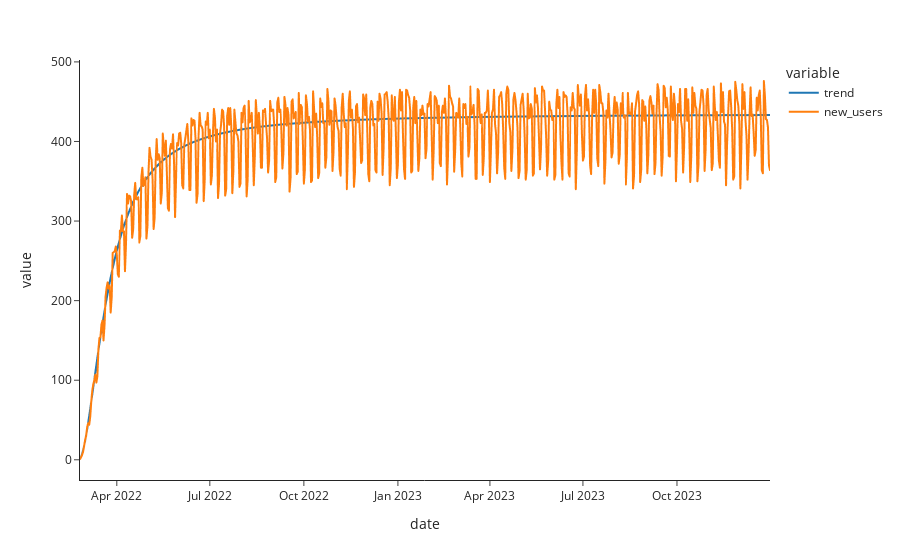

The code cell stored with this chart in its notebook:
### Code cell
px.line(new_users_df3.set_index('date'))

### Figure 1 — Plotly figure (JSON) as saved in the notebook; plotly's stock layout.template omitted (floating-point values rounded to 4 significant figures; data arrays with more than 128 entries replaced by an {"elided": "..."} marker saying what was removed)
{"data": [{"hovertemplate": "variable=trend<br>date=%{x}<br>value=%{y}<extra></extra>", "legendgroup": "trend", "line": {"color": "#1F77B4", "dash": "solid"}, "marker": {"symbol": "circle"}, "mode": "lines", "name": "trend", "showlegend": true, "type": "scattergl", "x": {"elided": "676 str values"}, "xaxis": "x", "y": {"elided": "676 float values"}, "yaxis": "y"}, {"hovertemplate": "variable=new_users<br>date=%{x}<br>value=%{y}<extra></extra>", "legendgroup": "new_users", "line": {"color": "#FF7F0E", "dash": "solid"}, "marker": {"symbol": "circle"}, "mode": "lines", "name": "new_users", "showlegend": true, "type": "scattergl", "x": {"elided": "676 str values"}, "xaxis": "x", "y": {"elided": "676 int values"}, "yaxis": "y"}], "layout": {"legend": {"title": {"text": "variable"}, "tracegroupgap": 0}, "margin": {"t": 60}, "xaxis": {"anchor": "y", "domain": [0, 1], "title": {"text": "date"}}, "yaxis": {"anchor": "x", "domain": [0, 1], "title": {"text": "value"}}}}
